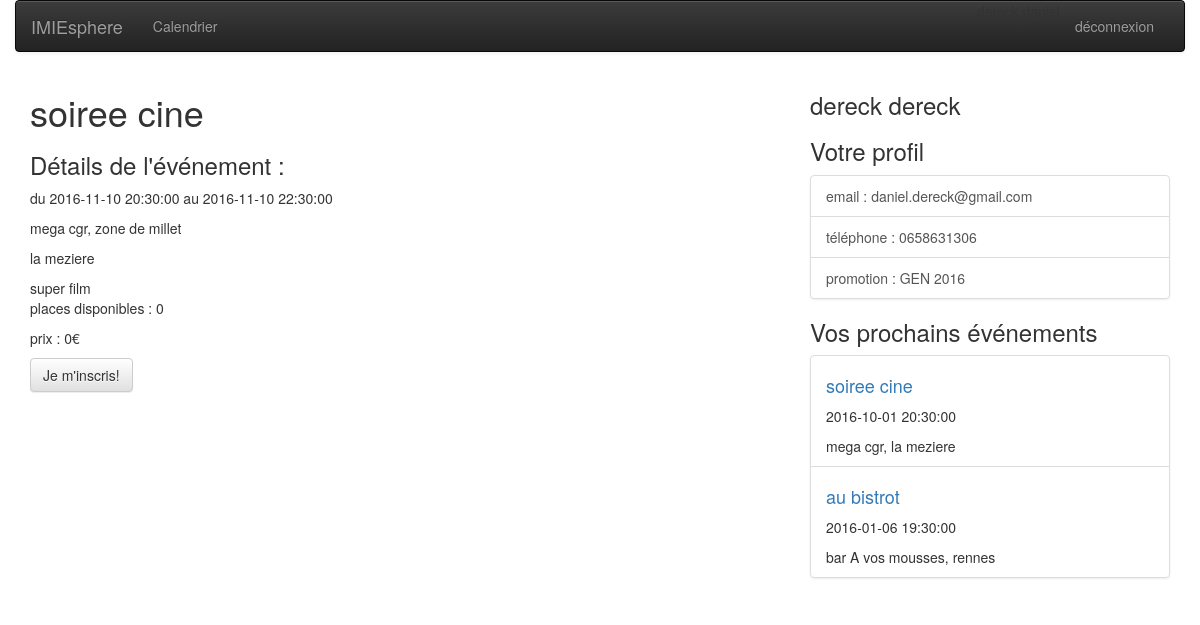
The page /index.php?action=eventShow&id_event=5 (signed in) on the database its author committed.
### tables this page shows
CREATE TABLE event(
        id_event          int (11) Auto_increment  NOT NULL ,
        event_name        Varchar (30) NOT NULL ,
        event_description Text ,
        event_start       Datetime NOT NULL ,
        event_end         Datetime ,
        id_address        Int NOT NULL ,
        PRIMARY KEY (id_event )
);

CREATE TABLE address(
        id_address    int (11) Auto_increment  NOT NULL ,
        street        Varchar (50) ,
        street_number Varchar (8) ,
        building      Varchar (35) ,
        address_name  Varchar (25) ,
        id_city       Int NOT NULL ,
        PRIMARY KEY (id_address )
);

CREATE TABLE city(
        id_city     int (11) Auto_increment  NOT NULL ,
        city_name   Varchar (30) NOT NULL ,
        postal_code Mediumint ,
        PRIMARY KEY (id_city )
);

### application/models/EventModel.php (called while the page is built, shortened)
<?php
class EventModel {
    public function getEvent($id_event) {
    	$db = Db::getInstance();
    	$query = $db->query('SELECT event.id_event, event.event_name, event.event_description, event.event_start, event.event_end, address.street_number, address.street, address.building, address.address_name, city.city_name FROM event
                                INNER JOIN address ON event.id_address = address.id_address
                                INNER JOIN city ON address.id_city = city.id_city
                                WHERE event.id_event = '.$id_event.'');
    	$event = $query->fetch();
    	return $event;
    }
}
?>

### application/models/RegistrationModel.php (called while the page is built, shortened)
<?php
class RegistrationModel {
	public function getRegistrationLess ($id_event, $id_role){
		$db = Db::getInstance();
		$query = $db->query('SELECT registration.id_registration, registration.max_place, registration.registration_start, registration.registration_end, registration.pre_registration FROM registration
						        WHERE registration.id_event = '.$id_event.'');
		$registration = $query->fetch();
		return $registration;
	}
}
?>

### application/models/UserRegistrationModel.php (called while the page is built, shortened)
<?php
class UserRegistrationModel {
	public function getUserRegistration ($id_user){
		$db = Db::getInstance();
		$query = $db->query('SELECT event.id_event, event.event_name, event.event_start, address.address_name, city.city_name FROM user_registration
								INNER JOIN registration ON user_registration.id_registration = registration.id_registration
								INNER JOIN event ON registration.id_event = event.id_event
								INNER JOIN address ON event.id_address = address.id_address
								INNER JOIN city ON address.id_city = city.id_city
						        WHERE user_registration.id_user = '.$id_user.'');
		$query = $query->fetchAll();
		return $query;
	}
}
?>

### application/controllers/UserRegistrationController.php (called while the page is built, shortened)
<?php
class UserRegistrationController{
	public function getUserRegistration ($id_user){
		require_once('application/models/UserRegistrationModel.php');
		$userRegistrationModel = new UserRegistrationModel();
		$userEvents = $userRegistrationModel->getUserRegistration($id_user);
		return $userEvents;
	}
}

### application/views/site/EventDetails.php (the view, shortened to what this page needs)
            <div class="row">
                <div class="col-sm-8">
                    <h1><?php echo $event['event_name'] ?></h1>
                        <article class="article">
                            <header>
                                <h3>Détails de l'événement :</h3>
                                <p class="article-info"><?php echo 'du '.$event['event_start'].' au '. $event['event_end']; ?></p>
                            	<p class="article-info"><?php echo $event['address_name'].', '.$event['building'].' '.$event['street_number'].' '.$event['street']; ?></p>
                            	<p class="article-info"><?php echo $event['city_name']; ?></p>
                            </header>
                            <section><?php echo $event['event_description'] ?></section>
                            <footer>
                                <p>places disponibles : <span id="availability">0</span></p>
                                <p>prix : <?php echo $registration['price'].'€'; ?></p>
                            </footer>
                        </article>
                        <form id="userRegistration" action="index.php?action=userRegistration" method="POST">
                        	<button type="submit" class="btn btn-default" id="register">Je m'inscris!</button>
                    	</form>
                </div>
                <?php if(isset($_SESSION['id_role'])) : ?>
                    <?php require_once('application/views/layout/side.php'); ?>
                <?php endif; ?>
            </div>
<?php require_once('application/views/layout/footer.php'); ?>

### application/views/layout/side.php
<div class="col-sm-4">
    <aside>
        <div class="post-recents">
            <h3><?php echo $_COOKIE['userInfos']['firstname'].' '.$_COOKIE['userInfos']['firstname']; ?></h3>
        </div>
        <div class="categories liste">
            <h3>Votre profil</h3>
            <div class="list-group">
                <a href="#" class="list-group-item list-perso"><?php echo 'email : '.$_COOKIE['userInfos']['email']; ?> </a>
                <a href="#" class="list-group-item list-perso "><?php echo 'téléphone : '.$_COOKIE['userInfos']['phone']; ?> </a>
                <a href="#" class="list-group-item list-perso"><?php echo 'promotion : '.$_COOKIE['userInfos']['grade_name'].' '.$_COOKIE['userInfos']['promotion']; ?> </a>
            </div>
        </div>
        <div class="commentaires-recents liste">
            <h3>Vos prochains événements</h3>
            <div class="list-group">
            	<?php foreach ($_COOKIE['userEvents'] as $event) : ?>
        			<article class="list-group-item list-perso">
            			<header>
             		<h4><a href="index.php?action=eventShow&id_event=<?php echo $event['id_event']; ?>" id="link" ><?php echo $event['event_name']; ?></a></h4>
                		<p class="article-info"><?php echo $event['event_start'] ?></p>
           				</header>
            			<footer>
                			<span><?php echo $event['address_name'].', '.$event['city_name'] ?></span>
            			</footer>
        			</article>
    			<?php endforeach; ?>
            </div>
        </div>
    </aside>
</div>

### rows shown on the page
event: event_name "soiree cine", event_start "2016-11-10 20:30:00", event_end "2016-11-10 22:30:00", id_address.address_name "mega cgr", id_address.street "zone de millet", city.city_name "la meziere", event_description "super film"
event: event_name "soiree cine", event_start "2016-10-01 20:30:00", id_address.address_name "mega cgr", city.city_name "la meziere"
event: event_name "au bistrot", event_start "2016-01-06 19:30:00", id_address.address_name "bar A vos mousses", city.city_name "rennes"

### other values the page prints
$registration['price'] "0"
$_COOKIE['userInfos']['firstname'] "dereck"
$_COOKIE['userInfos']['email'] "daniel.dereck@gmail.com"
$_COOKIE['userInfos']['phone'] "0658631306"
$_COOKIE['userInfos']['grade_name'] "GEN"
$_COOKIE['userInfos']['promotion'] "2016"
